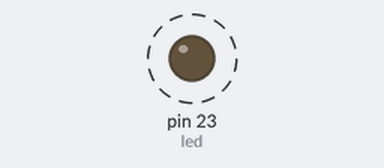
Simulated run of this program. Board: Raspberry Pi (header pin numbers). On the bench: output pins drawn as LEDs (lit = HIGH). Dashed ring = blinking. What the program prints to the terminal is not drawn.

Above: at 0.06 s.
Timing chart, 0 to 3.0 s (numbered marks = the images above):
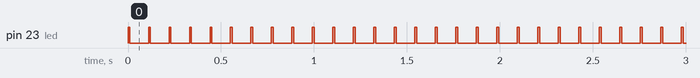

Measured:
- by itself, pin 23 (led): alternates HIGH for 0.01 s and LOW for 0.10 s

The program:

led.py
```python
import RPi.GPIO as GPIO
import time

GPIO.setmode(GPIO.BOARD)

led = 23

GPIO.setup(led, GPIO.OUT)

try:
	while(True):
		GPIO.output(led, 1)
		print(GPIO.input(led))
		time.sleep(.01)
		GPIO.output(led, 0)
		print(GPIO.input(led))
		time.sleep(.1)
except KeyboardInterrupt:
	GPIO.cleanup()
```
